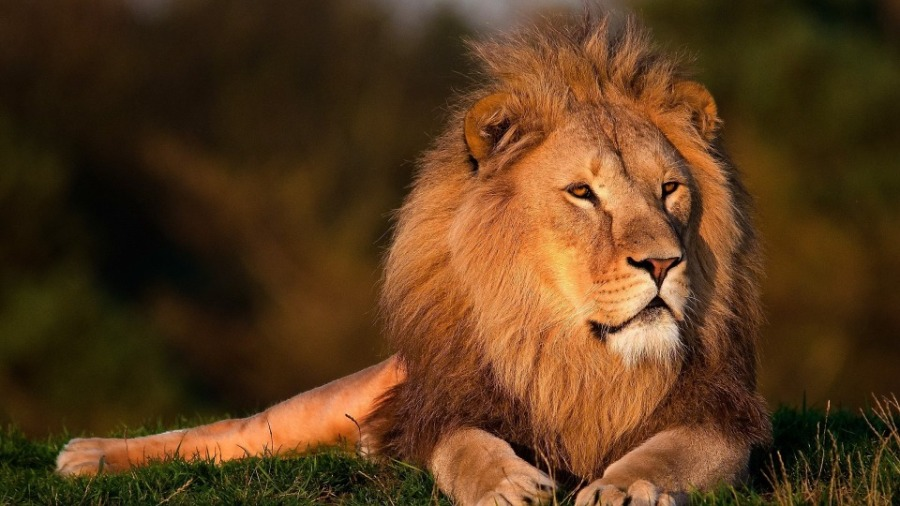
#> input picture Images/lion.jpg, 900 x 506 px, found by its file name
$ jupyter execute 'Pencil Sketch - 1.ipynb'   (shell and % lines are left out)
#> lines starting #> are read from the running program, lines starting #| are printed output that depends on the picture
# Importing the Libraries

[cell 1]
import cv2 # pip install opencv-python
import matplotlib.pyplot as plt # pip install matplotlib

[cell 2]
def show(title, img, cmap = 'RdBu'):
    plt.imshow(img, cmap = cmap)
    plt.title(title)

# Image Loading

[cell 3]
image = plt.imread("C:/Project/Image to Pencil Sketch/lion.jpg")
#> image is the input picture: shape (506, 900, 3); mean R, G, B 89, 58, 27.8
show("Lion", image, 'RdBu')

# Converting the Input Image into Grayscale Image

[cell 4]
grayscale_image = cv2.cvtColor(image, cv2.COLOR_RGB2GRAY)
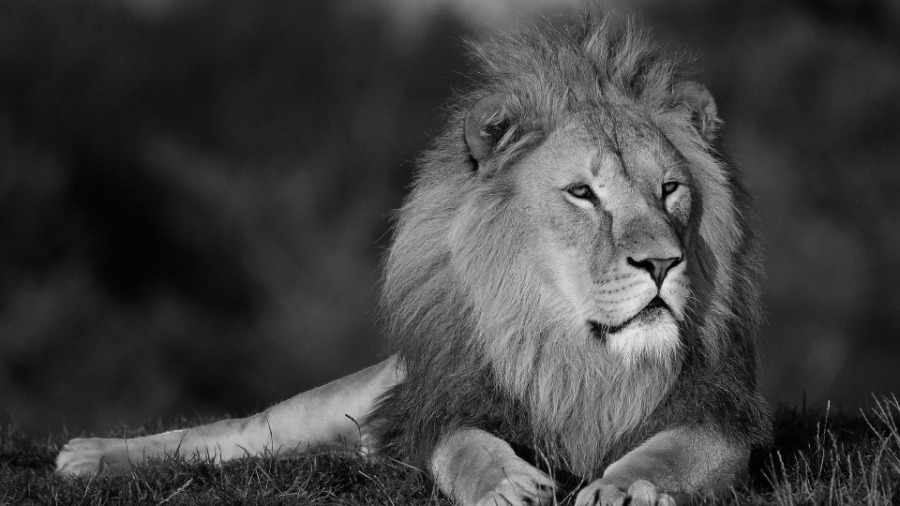
#> grayscale_image: shape (506, 900); min 0, max 231, mean 63.8
show("Gray Image", grayscale_image, 'gray')

# Inverting the Grayscale Image

[cell 5]
inverted_image = 255 - (grayscale_image)
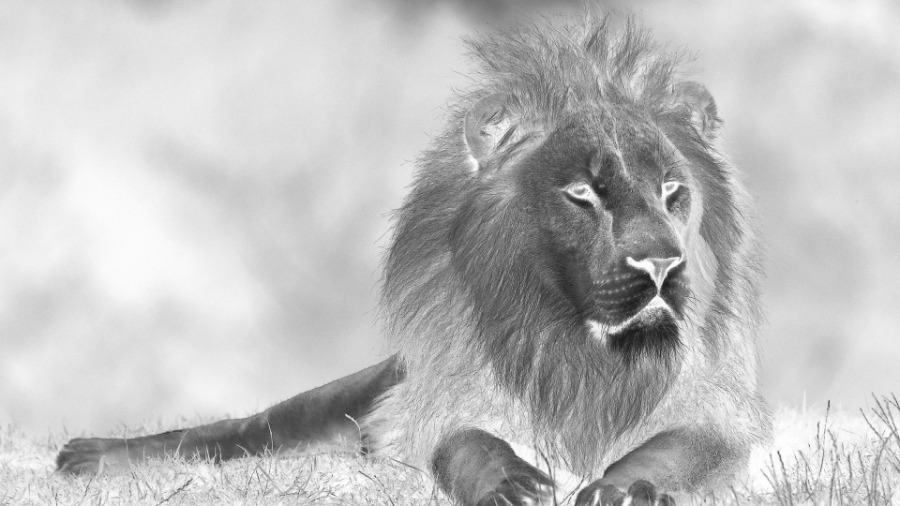
#> inverted_image: shape (506, 900); min 24, max 255, mean 191.2
show("Inverted Image", inverted_image, 'gray')

# Blurring the Inverted Image

[cell 6]
blurred_image = cv2.GaussianBlur(inverted_image, (21, 21), 0)
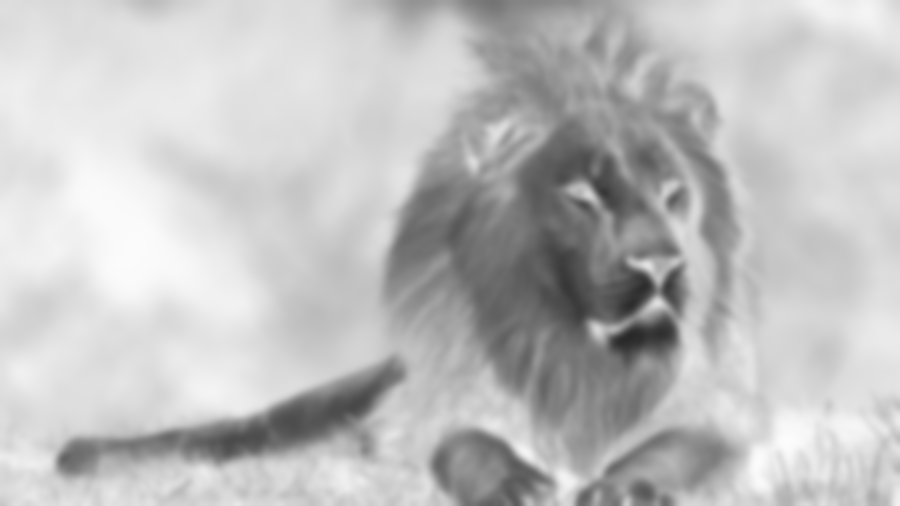
#> blurred_image: shape (506, 900); min 40, max 252, mean 191.2
show("Blurred Image", blurred_image, 'gray')

# Converting the Blurred Image into Pencil Sketch

[cell 7]
inverted_blurred = 255 - (blurred_image)
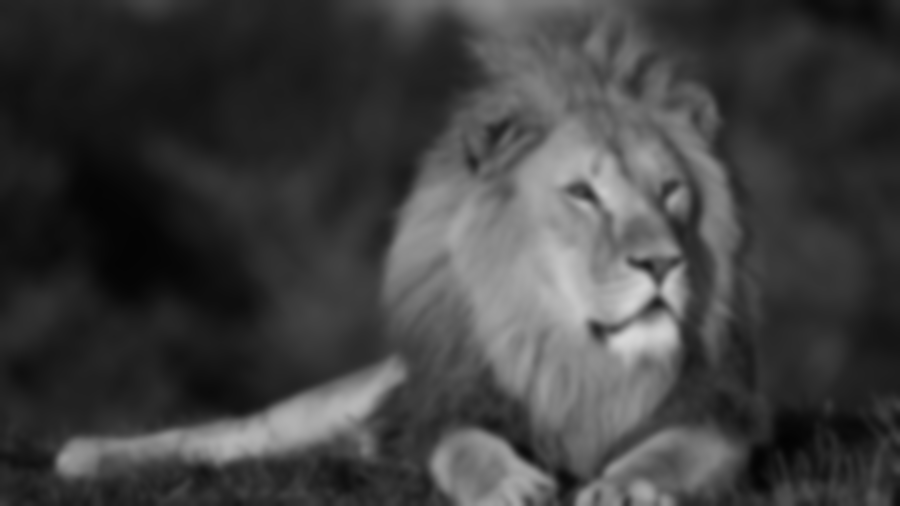
#> inverted_blurred: shape (506, 900); min 3, max 215, mean 63.8
pencil_sketch = cv2.divide(grayscale_image, inverted_blurred, scale = 256.0)
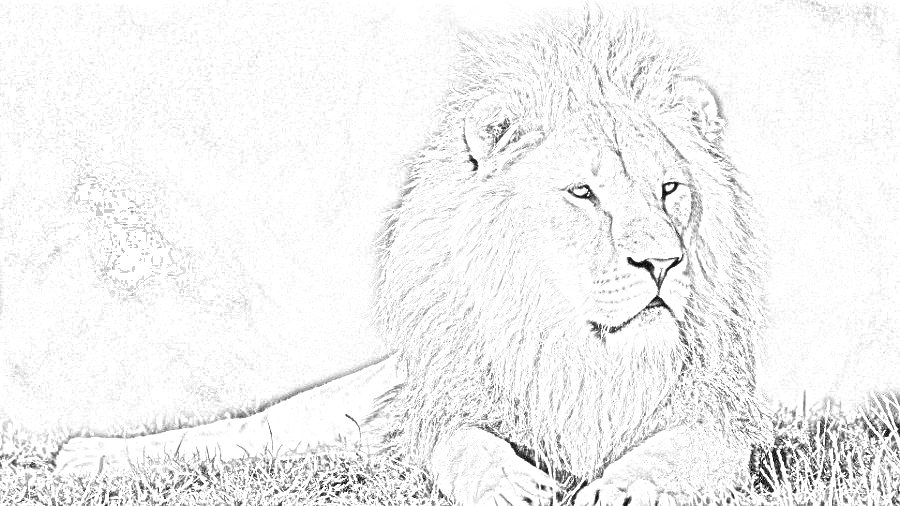
#> pencil_sketch: shape (506, 900); min 0, max 255, mean 242.6
show("Pencil Sketch", pencil_sketch, 'gray')

$ run again, with Images/tiger.jpg copied over Images/lion.jpg
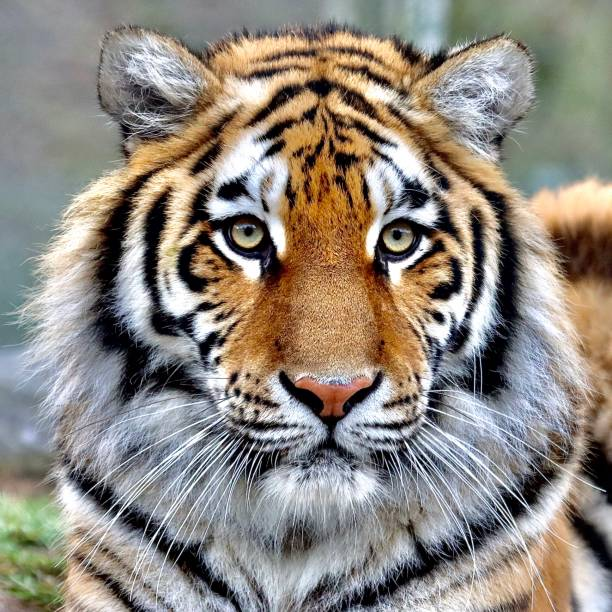
#> input picture Images/tiger.jpg, 612 x 612 px, found by its file name
#> image is the input picture: shape (612, 612, 3); mean R, G, B 143.3, 135.8, 126.8
#> `inverted_blurred = 255 - (blurred_image)`:
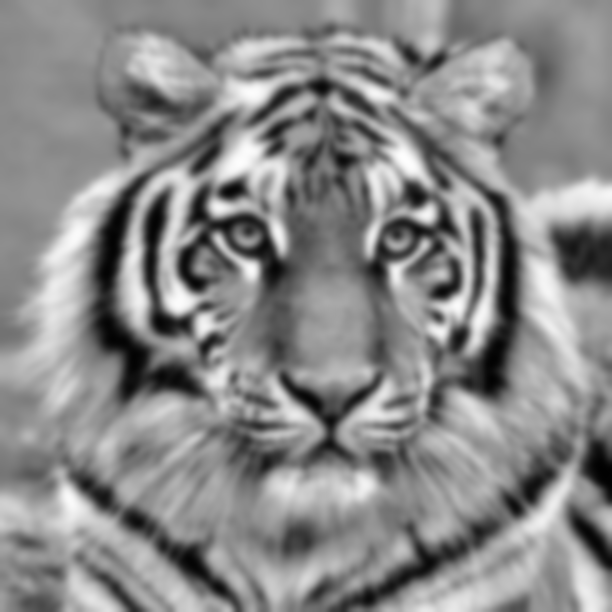
#> inverted_blurred: shape (612, 612); min 1, max 253, mean 137
#> `pencil_sketch = cv2.divide(grayscale_image, inverted_blurred, scale = ..`:
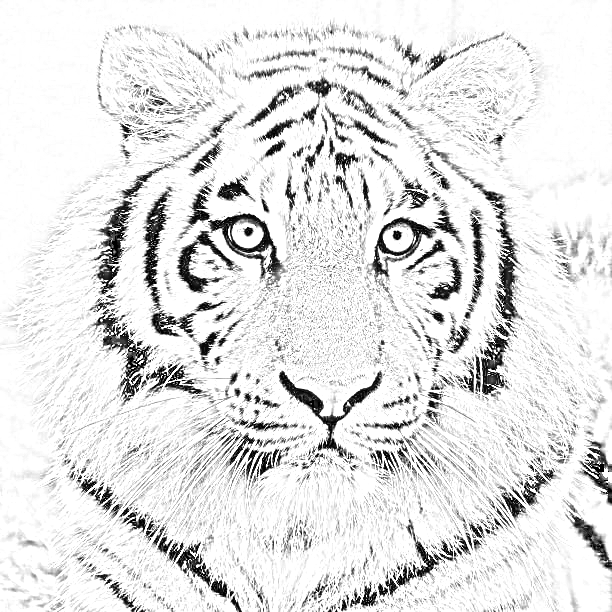
#> pencil_sketch: shape (612, 612); min 0, max 255, mean 226.5
